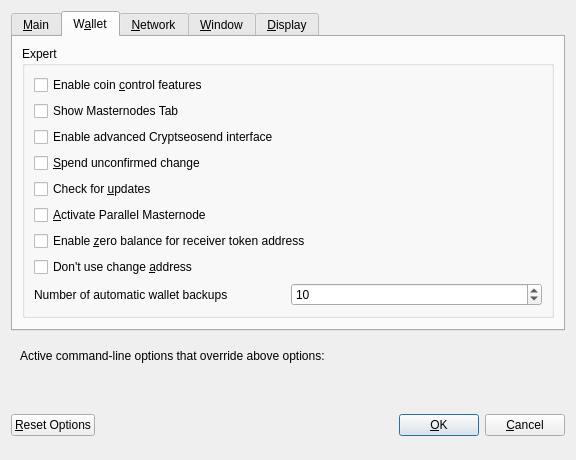
<?xml version="1.0" encoding="UTF-8"?>
<ui version="4.0">
 <class>OptionsDialog</class>
 <widget class="QDialog" name="OptionsDialog">
  <property name="geometry">
   <rect>
    <x>0</x>
    <y>0</y>
    <width>576</width>
    <height>419</height>
   </rect>
  </property>
  <property name="windowTitle">
   <string>Options</string>
  </property>
  <property name="modal">
   <bool>true</bool>
  </property>
  <layout class="QVBoxLayout" name="verticalLayout">
   <item>
    <widget class="QTabWidget" name="tabWidget">
     <property name="currentIndex">
      <number>1</number>
     </property>
     <widget class="QWidget" name="tabMain">
      <attribute name="title">
       <string>&amp;Main</string>
      </attribute>
      <layout class="QVBoxLayout" name="verticalLayout_Main">
       <item>
        <widget class="QCheckBox" name="bitcoinAtStartup">
         <property name="toolTip">
          <string>Automatically start CSEO after logging in to the system.</string>
         </property>
         <property name="text">
          <string>&amp;Start CSEO on system login</string>
         </property>
        </widget>
       </item>
       <item>
        <widget class="QCheckBox" name="logEvents">
         <property name="text">
          <string>Enable  log &amp;events</string>
         </property>
        </widget>
       </item>
       <item>
        <widget class="QCheckBox" name="txIndex">
         <property name="text">
          <string>Enable &amp;transaction indexes</string>
         </property>
        </widget>
       </item>
       <item>
        <widget class="QCheckBox" name="addressIndex">
         <property name="text">
          <string>Enable &amp;address indexes</string>
         </property>
        </widget>
       </item>
       <item>
        <layout class="QHBoxLayout" name="horizontalLayout_2_Main">
         <item>
          <widget class="QLabel" name="databaseCacheLabel">
           <property name="text">
            <string>Size of &amp;database cache</string>
           </property>
           <property name="textFormat">
            <enum>Qt::PlainText</enum>
           </property>
           <property name="buddy">
            <cstring>databaseCache</cstring>
           </property>
          </widget>
         </item>
         <item>
          <widget class="QSpinBox" name="databaseCache"/>
         </item>
         <item>
          <widget class="QLabel" name="databaseCacheUnitLabel">
           <property name="text">
            <string>MB</string>
           </property>
           <property name="textFormat">
            <enum>Qt::PlainText</enum>
           </property>
          </widget>
         </item>
         <item>
          <spacer name="horizontalSpacer_2_Main">
           <property name="orientation">
            <enum>Qt::Horizontal</enum>
           </property>
           <property name="sizeHint" stdset="0">
            <size>
             <width>40</width>
             <height>20</height>
            </size>
           </property>
          </spacer>
         </item>
        </layout>
       </item>
       <item>
        <layout class="QHBoxLayout" name="horizontalLayout_3_Main">
         <item>
          <widget class="QLabel" name="threadsScriptVerifLabel">
           <property name="text">
            <string>Number of script &amp;verification threads</string>
           </property>
           <property name="textFormat">
            <enum>Qt::PlainText</enum>
           </property>
           <property name="buddy">
            <cstring>threadsScriptVerif</cstring>
           </property>
          </widget>
         </item>
         <item>
          <widget class="QSpinBox" name="threadsScriptVerif">
           <property name="toolTip">
            <string>(0 = auto, &lt;0 = leave that many cores free)</string>
           </property>
          </widget>
         </item>
         <item>
          <spacer name="horizontalSpacer_3_Main">
           <property name="orientation">
            <enum>Qt::Horizontal</enum>
           </property>
           <property name="sizeHint" stdset="0">
            <size>
             <width>40</width>
             <height>20</height>
            </size>
           </property>
          </spacer>
         </item>
        </layout>
       </item>
       <item>
        <layout class="QHBoxLayout" name="horizontalLayout_5_Main">
         <item>
          <widget class="QLabel" name="logFileCountLabel">
           <property name="text">
            <string>Number of debug log files</string>
           </property>
          </widget>
         </item>
         <item>
          <widget class="QSpinBox" name="logFileCount">
           <property name="minimum">
            <number>1</number>
           </property>
          </widget>
         </item>
         <item>
          <spacer name="horizontalSpacer_5_Main">
           <property name="orientation">
            <enum>Qt::Horizontal</enum>
           </property>
           <property name="sizeHint" stdset="0">
            <size>
             <width>40</width>
             <height>20</height>
            </size>
           </property>
          </spacer>
         </item>
        </layout>
       </item>
       <item>
        <spacer name="verticalSpacer_Main">
         <property name="orientation">
          <enum>Qt::Vertical</enum>
         </property>
         <property name="sizeHint" stdset="0">
          <size>
           <width>20</width>
           <height>40</height>
          </size>
         </property>
        </spacer>
       </item>
       <item>
        <layout class="QHBoxLayout" name="horizontalLayout_4_Main">
         <item>
          <widget class="QLabel" name="label">
           <property name="toolTip">
            <string>This setting determines the amount of individual masternodes that an input will be anonymized through.&lt;br/&gt;More rounds of anonymization gives a higher degree of privacy, but also costs more in fees.</string>
           </property>
           <property name="text">
            <string>Darksend rounds to use</string>
           </property>
          </widget>
         </item>
         <item>
          <widget class="QSpinBox" name="darksendRounds">
           <property name="minimum">
            <number>2</number>
           </property>
           <property name="maximum">
            <number>8</number>
           </property>
           <property name="value">
            <number>4</number>
           </property>
          </widget>
         </item>
        </layout>
       </item>
       <item>
        <spacer name="verticalSpacer_Main1">
         <property name="orientation">
          <enum>Qt::Vertical</enum>
         </property>
         <property name="sizeHint" stdset="0">
          <size>
           <width>20</width>
           <height>40</height>
          </size>
         </property>
        </spacer>
       </item>
       <item>
        <layout class="QHBoxLayout" name="horizontalLayout">
         <item>
          <widget class="QLabel" name="label_2">
           <property name="toolTip">
            <string>This amount acts as a threshold to turn off Darksend once it's reached.</string>
           </property>
           <property name="statusTip">
            <string notr="true"/>
           </property>
           <property name="whatsThis">
            <string notr="true"/>
           </property>
           <property name="accessibleName">
            <string notr="true"/>
           </property>
           <property name="accessibleDescription">
            <string notr="true"/>
           </property>
           <property name="text">
            <string>Amount of CSEO to keep anonymized</string>
           </property>
          </widget>
         </item>
         <item>
          <widget class="QSpinBox" name="anonymizeCryptseo">
           <property name="minimum">
            <number>100</number>
           </property>
           <property name="maximum">
            <number>100000</number>
           </property>
           <property name="singleStep">
            <number>100</number>
           </property>
           <property name="value">
            <number>1000</number>
           </property>
          </widget>
         </item>
        </layout>
       </item>
      </layout>
     </widget>
     <widget class="QWidget" name="tabWallet">
      <attribute name="title">
       <string>W&amp;allet</string>
      </attribute>
      <layout class="QVBoxLayout" name="verticalLayout_Wallet">
       <item>
        <widget class="QGroupBox" name="groupBox">
         <property name="title">
          <string>Expert</string>
         </property>
         <layout class="QVBoxLayout" name="verticalLayout_2">
          <item>
           <widget class="QCheckBox" name="coinControlFeatures">
            <property name="toolTip">
             <string>Whether to show coin control features or not.</string>
            </property>
            <property name="text">
             <string>Enable coin &amp;control features</string>
            </property>
           </widget>
          </item>
          <item>
           <widget class="QCheckBox" name="showMasternodesTab">
            <property name="toolTip">
             <string>Show additional tab listing all your masternodes in first sub-tab&lt;br/&gt;and all masternodes on the network in second sub-tab.</string>
            </property>
            <property name="text">
             <string>Show Masternodes Tab</string>
            </property>
           </widget>
          </item>
          <item>
           <widget class="QCheckBox" name="showAdvancedUI">
            <property name="toolTip">
             <string>Show additional information and buttons for Cryptseosend on overview screen.</string>
            </property>
            <property name="text">
             <string>Enable advanced Cryptseosend interface</string>
            </property>
           </widget>
          </item>
          <item>
           <widget class="QCheckBox" name="spendZeroConfChange">
            <property name="toolTip">
             <string>If you disable the spending of unconfirmed change, the change from a transaction&lt;br/&gt;cannot be used until that transaction has at least one confirmation.&lt;br/&gt;This also affects how your balance is computed.</string>
            </property>
            <property name="text">
             <string>&amp;Spend unconfirmed change</string>
            </property>
           </widget>
          </item>
          <item>
           <widget class="QCheckBox" name="checkUpdates">
            <property name="text">
             <string>Check for &amp;updates</string>
            </property>
           </widget>
          </item>
          <item>
           <widget class="QCheckBox" name="parallelMasternodes">
            <property name="toolTip">
             <string>Coming soon</string>
            </property>
            <property name="text">
             <string>&amp;Activate Parallel Masternode</string>
            </property>
           </widget>
          </item>
          <item>
           <widget class="QCheckBox" name="zeroBalanceAddressToken">
            <property name="text">
             <string>Enable &amp;zero balance for receiver token address</string>
            </property>
           </widget>
          </item>
          <item>
           <widget class="QCheckBox" name="notUseChangeAddress">
            <property name="text">
             <string>Don't use change &amp;address</string>
            </property>
           </widget>
          </item>

            <item>
              <layout class="QHBoxLayout" name="horizontalLayout_1_Wallet">
                <item>
                  <widget class="QLabel" name="walletBackupslabel">
                    <property name="text">
                      <string>Number of automatic wallet backups</string>
                    </property>
                  </widget>
                </item>
                <item>
                  <widget class="QSpinBox" name="walletBackups">
                    <property name="minimum">
                      <number>1</number>
                    </property>
                    <property name="maximum">
                      <number>20</number>
                    </property>
                    <property name="value">
                      <number>10</number>
                    </property>
                  </widget>
                </item>
              </layout>
            </item>

         </layout>
        </widget>
       </item>
       <item>
        <spacer name="verticalSpacer_Wallet">
         <property name="orientation">
          <enum>Qt::Vertical</enum>
         </property>
         <property name="sizeHint" stdset="0">
          <size>
           <width>20</width>
           <height>40</height>
          </size>
         </property>
        </spacer>
       </item>
      </layout>
     </widget>
     <widget class="QWidget" name="tabNetwork">
      <attribute name="title">
       <string>&amp;Network</string>
      </attribute>
      <layout class="QVBoxLayout" name="verticalLayout_Network">
       <item>
        <widget class="QCheckBox" name="mapPortUpnp">
         <property name="toolTip">
          <string>Automatically open the CSEO client port on the router. This only works when your router supports UPnP and it is enabled.</string>
         </property>
         <property name="text">
          <string>Map port using &amp;UPnP</string>
         </property>
        </widget>
       </item>
       <item>
        <widget class="QCheckBox" name="allowIncoming">
         <property name="toolTip">
          <string>Accept connections from outside</string>
         </property>
         <property name="text">
          <string>Allow incoming connections</string>
         </property>
        </widget>
       </item>
       <item>
        <widget class="QCheckBox" name="connectSocks">
         <property name="toolTip">
          <string>Connect to the CSEO network through a SOCKS5 proxy.</string>
         </property>
         <property name="text">
          <string>&amp;Connect through SOCKS5 proxy (default proxy):</string>
         </property>
        </widget>
       </item>
       <item>
        <layout class="QHBoxLayout" name="horizontalLayout_1_Network">
         <item>
          <widget class="QLabel" name="proxyIpLabel">
           <property name="text">
            <string>Proxy &amp;IP:</string>
           </property>
           <property name="textFormat">
            <enum>Qt::PlainText</enum>
           </property>
           <property name="buddy">
            <cstring>proxyIp</cstring>
           </property>
          </widget>
         </item>
         <item>
          <widget class="QValidatedLineEdit" name="proxyIp">
           <property name="minimumSize">
            <size>
             <width>140</width>
             <height>0</height>
            </size>
           </property>
           <property name="maximumSize">
            <size>
             <width>140</width>
             <height>16777215</height>
            </size>
           </property>
           <property name="toolTip">
            <string>IP address of the proxy (e.g. IPv4: 127.0.0.1 / IPv6: ::1)</string>
           </property>
          </widget>
         </item>
         <item>
          <widget class="QLabel" name="proxyPortLabel">
           <property name="text">
            <string>&amp;Port:</string>
           </property>
           <property name="textFormat">
            <enum>Qt::PlainText</enum>
           </property>
           <property name="buddy">
            <cstring>proxyPort</cstring>
           </property>
          </widget>
         </item>
         <item>
          <widget class="QLineEdit" name="proxyPort">
           <property name="minimumSize">
            <size>
             <width>55</width>
             <height>0</height>
            </size>
           </property>
           <property name="maximumSize">
            <size>
             <width>55</width>
             <height>16777215</height>
            </size>
           </property>
           <property name="toolTip">
            <string>Port of the proxy (e.g. 9050)</string>
           </property>
          </widget>
         </item>
         <item>
          <spacer name="horizontalSpacer_1_Network">
           <property name="orientation">
            <enum>Qt::Horizontal</enum>
           </property>
           <property name="sizeHint" stdset="0">
            <size>
             <width>40</width>
             <height>20</height>
            </size>
           </property>
          </spacer>
         </item>
        </layout>
       </item>
       <item>
        <spacer name="verticalSpacer_Network">
         <property name="orientation">
          <enum>Qt::Vertical</enum>
         </property>
         <property name="sizeHint" stdset="0">
          <size>
           <width>20</width>
           <height>40</height>
          </size>
         </property>
        </spacer>
       </item>
      </layout>
     </widget>
     <widget class="QWidget" name="tabWindow">
      <attribute name="title">
       <string>&amp;Window</string>
      </attribute>
      <layout class="QVBoxLayout" name="verticalLayout_Window">
       <item>
        <widget class="QCheckBox" name="hideTrayIcon">
         <property name="toolTip">
          <string>&amp;Hide the icon from the system tray.</string>
         </property>
         <property name="text">
          <string>Hide tray icon</string>
         </property>
        </widget>
       </item>
       <item>
        <widget class="QCheckBox" name="minimizeToTray">
         <property name="toolTip">
          <string>Show only a tray icon after minimizing the window.</string>
         </property>
         <property name="text">
          <string>&amp;Minimize to the tray instead of the taskbar</string>
         </property>
        </widget>
       </item>
       <item>
        <widget class="QCheckBox" name="minimizeOnClose">
         <property name="toolTip">
          <string>Minimize instead of exit the application when the window is closed. When this option is enabled, the application will be closed only after selecting Quit in the menu.</string>
         </property>
         <property name="text">
          <string>M&amp;inimize on close</string>
         </property>
        </widget>
       </item>
       <item>
        <spacer name="verticalSpacer_Window">
         <property name="orientation">
          <enum>Qt::Vertical</enum>
         </property>
         <property name="sizeHint" stdset="0">
          <size>
           <width>20</width>
           <height>40</height>
          </size>
         </property>
        </spacer>
       </item>
      </layout>
     </widget>
     <widget class="QWidget" name="tabDisplay">
      <attribute name="title">
       <string>&amp;Display</string>
      </attribute>
      <layout class="QVBoxLayout" name="verticalLayout_Display">
       <item>
        <layout class="QHBoxLayout" name="horizontalLayout_1_Display">
         <item>
          <widget class="QLabel" name="langLabel">
           <property name="text">
            <string>User Interface &amp;language:</string>
           </property>
           <property name="textFormat">
            <enum>Qt::PlainText</enum>
           </property>
           <property name="buddy">
            <cstring>lang</cstring>
           </property>
          </widget>
         </item>
         <item>
          <widget class="QValueComboBox" name="lang">
           <property name="toolTip">
            <string>The user interface language can be set here. This setting will take effect after restarting CSEO.</string>
           </property>
          </widget>
         </item>
        </layout>
       </item>
       <item>
        <widget class="QLabel" name="label_3">
         <property name="toolTip">
          <string notr="true"/>
         </property>
         <property name="statusTip">
          <string notr="true"/>
         </property>
         <property name="whatsThis">
          <string notr="true"/>
         </property>
         <property name="accessibleName">
          <string notr="true"/>
         </property>
         <property name="text">
          <string>Language missing or translation incomplete? Help contributing translations here:
https://www.transifex.com/cryptseocore/cryptseocore</string>
         </property>
         <property name="wordWrap">
          <bool>true</bool>
         </property>
         <property name="openExternalLinks">
          <bool>true</bool>
         </property>
         <property name="textInteractionFlags">
          <set>Qt::TextBrowserInteraction</set>
         </property>
        </widget>
       </item>
       <item>
        <layout class="QHBoxLayout" name="horizontalLayout_4_Display" stretch="0,0">
         <item>
          <widget class="QLabel" name="themeLabel">
           <property name="text">
            <string>User Interface Theme:</string>
           </property>
          </widget>
         </item>
         <item>
          <widget class="QValueComboBox" name="theme"/>
         </item>
        </layout>
       </item>
       <item>
        <widget class="Line" name="line">
         <property name="orientation">
          <enum>Qt::Horizontal</enum>
         </property>
        </widget>
       </item>
       <item>
        <layout class="QHBoxLayout" name="horizontalLayout_2_Display">
         <item>
          <widget class="QLabel" name="unitLabel">
           <property name="text">
            <string>&amp;Unit to show amounts in:</string>
           </property>
           <property name="textFormat">
            <enum>Qt::PlainText</enum>
           </property>
           <property name="buddy">
            <cstring>unit</cstring>
           </property>
          </widget>
         </item>
         <item>
          <widget class="QValueComboBox" name="unit">
           <property name="toolTip">
            <string>Choose the default subdivision unit to show in the interface and when sending coins.</string>
           </property>
          </widget>
         </item>
        </layout>
       </item>
       <item>
        <layout class="QHBoxLayout" name="horizontalLayout_5_Display">
         <item>
          <widget class="QLabel" name="digitsLabel">
           <property name="text">
            <string>Decimal digits</string>
           </property>
          </widget>
         </item>
         <item>
          <widget class="QValueComboBox" name="digits"/>
         </item>
        </layout>
       </item>
       <item>
        <layout class="QHBoxLayout" name="horizontalLayout_3_Display">
         <item>
          <widget class="QLabel" name="thirdPartyTxUrlsLabel">
           <property name="toolTip">
            <string>Third party URLs (e.g. a block explorer) that appear in the transactions tab as context menu items. %s in the URL is replaced by transaction hash. Multiple URLs are separated by vertical bar |.</string>
           </property>
           <property name="text">
            <string>Third party transaction URLs</string>
           </property>
           <property name="buddy">
            <cstring>thirdPartyTxUrls</cstring>
           </property>
          </widget>
         </item>
         <item>
          <widget class="QLineEdit" name="thirdPartyTxUrls">
           <property name="toolTip">
            <string>Third party URLs (e.g. a block explorer) that appear in the transactions tab as context menu items. %s in the URL is replaced by transaction hash. Multiple URLs are separated by vertical bar |.</string>
           </property>
          </widget>
         </item>
        </layout>
       </item>
       <item>
        <spacer name="verticalSpacer">
         <property name="orientation">
          <enum>Qt::Vertical</enum>
         </property>
         <property name="sizeHint" stdset="0">
          <size>
           <width>20</width>
           <height>40</height>
          </size>
         </property>
        </spacer>
       </item>
      </layout>
     </widget>
    </widget>
   </item>
   <item>
    <widget class="QFrame" name="frame">
     <layout class="QVBoxLayout" name="verticalLayout_Bottom">
      <item>
       <layout class="QHBoxLayout" name="horizontalLayout_Bottom">
        <item>
         <widget class="QLabel" name="overriddenByCommandLineInfoLabel">
          <property name="text">
           <string>Active command-line options that override above options:</string>
          </property>
          <property name="textFormat">
           <enum>Qt::PlainText</enum>
          </property>
         </widget>
        </item>
        <item>
         <spacer name="horizontalSpacer_Bottom">
          <property name="orientation">
           <enum>Qt::Horizontal</enum>
          </property>
          <property name="sizeHint" stdset="0">
           <size>
            <width>40</width>
            <height>20</height>
           </size>
          </property>
         </spacer>
        </item>
       </layout>
      </item>
      <item>
       <widget class="QLabel" name="overriddenByCommandLineLabel">
        <property name="text">
         <string/>
        </property>
        <property name="textFormat">
         <enum>Qt::PlainText</enum>
        </property>
        <property name="wordWrap">
         <bool>true</bool>
        </property>
       </widget>
      </item>
     </layout>
    </widget>
   </item>
   <item>
    <layout class="QHBoxLayout" name="horizontalLayout_Buttons">
     <item>
      <widget class="QPushButton" name="resetButton">
       <property name="toolTip">
        <string>Reset all client options to default.</string>
       </property>
       <property name="text">
        <string>&amp;Reset Options</string>
       </property>
       <property name="autoDefault">
        <bool>false</bool>
       </property>
      </widget>
     </item>
     <item>
      <spacer name="horizontalSpacer_1">
       <property name="orientation">
        <enum>Qt::Horizontal</enum>
       </property>
       <property name="sizeHint" stdset="0">
        <size>
         <width>40</width>
         <height>48</height>
        </size>
       </property>
      </spacer>
     </item>
     <item>
      <widget class="QLabel" name="statusLabel">
       <property name="minimumSize">
        <size>
         <width>200</width>
         <height>0</height>
        </size>
       </property>
       <property name="font">
        <font>
         <weight>75</weight>
         <bold>true</bold>
        </font>
       </property>
       <property name="text">
        <string/>
       </property>
       <property name="textFormat">
        <enum>Qt::PlainText</enum>
       </property>
       <property name="wordWrap">
        <bool>true</bool>
       </property>
      </widget>
     </item>
     <item>
      <spacer name="horizontalSpacer_2">
       <property name="orientation">
        <enum>Qt::Horizontal</enum>
       </property>
       <property name="sizeHint" stdset="0">
        <size>
         <width>40</width>
         <height>48</height>
        </size>
       </property>
      </spacer>
     </item>
     <item>
      <widget class="QPushButton" name="okButton">
       <property name="text">
        <string>&amp;OK</string>
       </property>
       <property name="autoDefault">
        <bool>false</bool>
       </property>
       <property name="default">
        <bool>true</bool>
       </property>
      </widget>
     </item>
     <item>
      <widget class="QPushButton" name="cancelButton">
       <property name="text">
        <string>&amp;Cancel</string>
       </property>
       <property name="autoDefault">
        <bool>false</bool>
       </property>
      </widget>
     </item>
    </layout>
   </item>
  </layout>
 </widget>
 <customwidgets>
  <customwidget>
   <class>QValidatedLineEdit</class>
   <extends>QLineEdit</extends>
   <header>qvalidatedlineedit.h</header>
  </customwidget>
  <customwidget>
   <class>QValueComboBox</class>
   <extends>QComboBox</extends>
   <header>qvaluecombobox.h</header>
  </customwidget>
 </customwidgets>
 <resources/>
 <connections/>
</ui>
